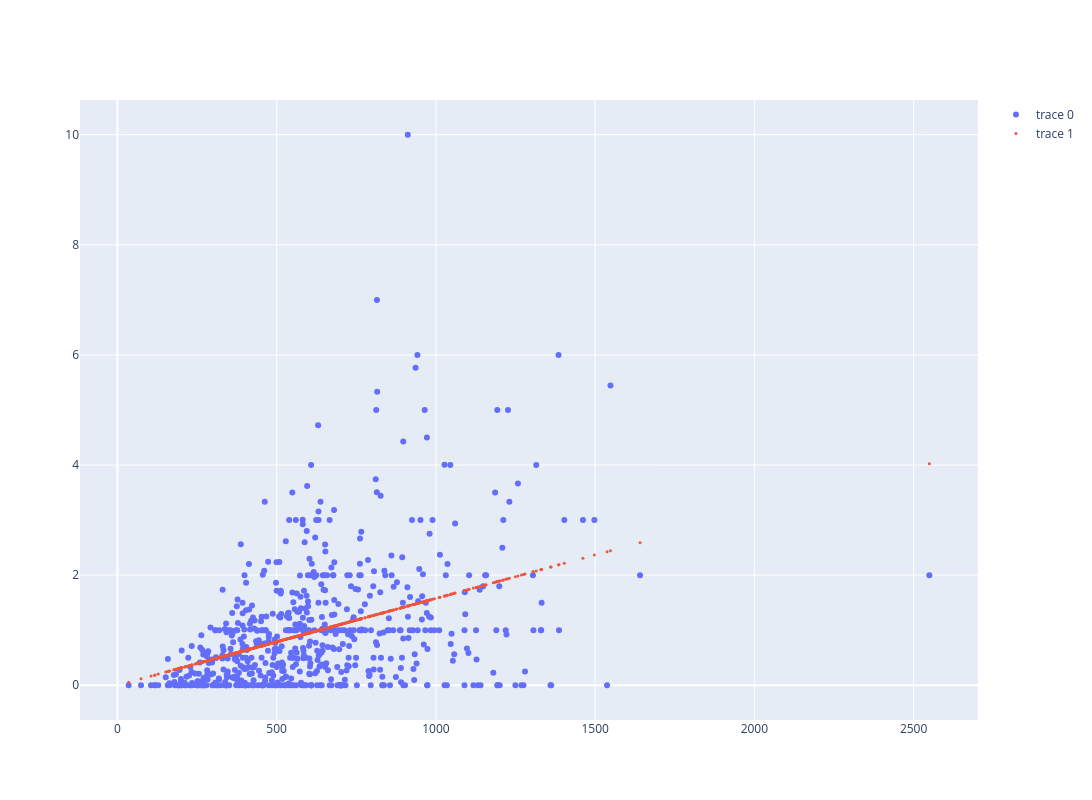

The code cell stored with this chart in its notebook:
### Markdown cell above
## Cameras vs Shortest Path

### Code cell
result = smf.wls("n_cameras ~ shortest_path + 0", data=data).fit()

data_x = data.shortest_path
data_y = data.n_cameras

show_and_plot(result, data_x, data_y)

### Figure 1 — Plotly figure (JSON) as saved in the notebook; plotly's stock layout.template omitted (floating-point values rounded to 4 significant figures; data arrays with more than 128 entries replaced by an {"elided": "..."} marker saying what was removed)
{"data": [{"mode": "markers", "type": "scatter", "x": {"elided": "633 float values"}, "y": {"elided": "633 float values"}}, {"marker": {"size": 3}, "mode": "markers", "type": "scatter", "x": {"elided": "633 float values"}, "y": {"elided": "633 float values"}}], "layout": {"height": 800, "width": 1200}}
